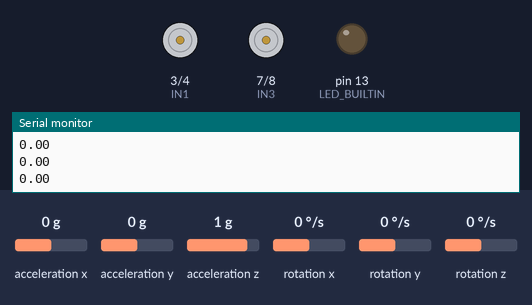
Simulated run of this sketch. Board: Arduino Uno, built with avr-gcc and run on an emulated ATmega328P. Parts: motor-driver pin pairs drawn as motors (green arrow = first pin HIGH = forward, orange = second pin HIGH = backward, longer = more drive, scaled by the enable pin), output pins drawn as LEDs (lit = HIGH), the last lines printed to the serial monitor. Inputs (shaded band) come from the test bench; at power-on: acceleration y 0 g, rotation x 0 °/s, acceleration x 0 g, acceleration z 1 g, rotation y 0 °/s, rotation z 0 °/s.

Above: at 4.6 s.
4.7 s: acceleration y set to -1.4 g
At 5.1 s:
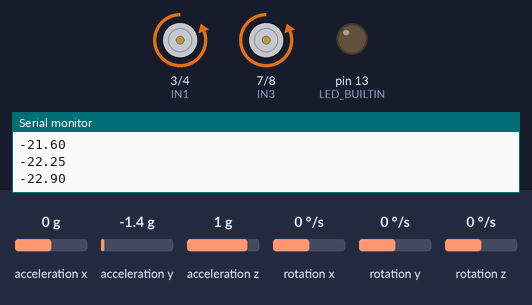
7.4 s: rotation x set to 12 °/s
10.4 s: rotation x set to 14 °/s
At 12.1 s:
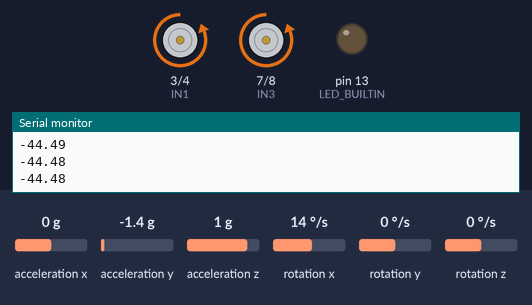
12.5 s: acceleration y set to 0 g
At 14.27 s:
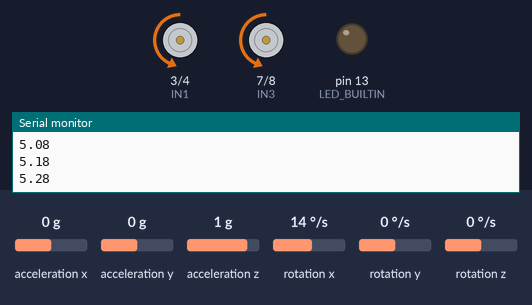
15.5 s: acceleration y set to 0.6 g
18.4 s: acceleration y set to 0.8 g
At 19.6 s:
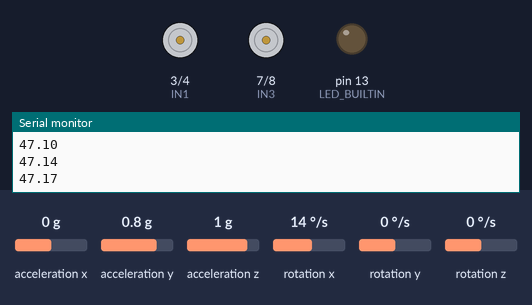
Timing chart, 0 to 21.4 s (numbered marks = the images above; inputs shaded):
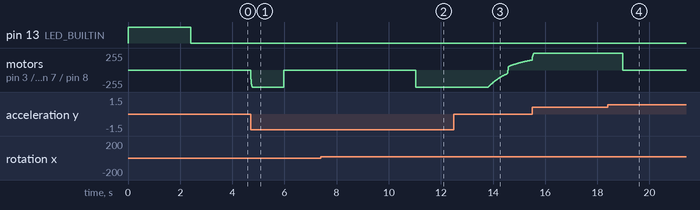

Measured:
- the behaviour switches between 0.7 and 0.8 g on acceleration y (found by bisection; images 3 and 4)
- after the input at 4.7 s, motor on pin 3 (IN1) / pin 4 (IN2), motor on pin 7 (IN3) / pin 8 (IN4): stopped → backward 255/255 at once, → stopped 1.3 s later
- after the input at 10.4 s, motor on pin 3 (IN1) / pin 4 (IN2), motor on pin 7 (IN3) / pin 8 (IN4): stopped → backward 255/255 after 0.63 s
- after the input at 12.5 s, motor on pin 3 (IN1) / pin 4 (IN2), motor on pin 7 (IN3) / pin 8 (IN4): moves from backward 255/255 to forward 150/255 over 1.7 s, starting after 1.3 s
- after the input at 18.4 s, motor on pin 3 (IN1) / pin 4 (IN2), motor on pin 7 (IN3) / pin 8 (IN4): forward 255/255 → stopped after 0.57 s

The sketch:

control_auto_balancin.ino
```cpp
/*
 * ==============================================================================
 * PROYECTO: Mini Robot Auto-Balancín "Equili-beat"
 * CURSO: Mecatrónica ME4250
 * ------------------------------------------------------------------------------
 * INTEGRANTES:
 * - Antonia Muñoz
 * - María Jesús Caldera
 * - Benjamín Olivares
 * - Benjamín Bou
 * ------------------------------------------------------------------------------
 * DESCRIPCIÓN: Implementación de un lazo cerrado de control PID utilizando la
 * lectura filtrada del sensor MPU6050 a través de I2C y comandos de velocidad
 * PWM mediante el Driver L298N para motores DC.
 * ==============================================================================
 */

#include <Wire.h>
#include <MPU6050.h>

MPU6050 mpu;

// ─── PINES DEL MOTOR ───────
const int IN1 = 3;
const int IN2 = 4;
const int ENA = 5;  // Velocidad Motor Izquierdo (PWM)
const int IN3 = 7;
const int IN4 = 8;
const int ENB = 6;  // Velocidad Motor Derecho (PWM)

// ─── VARIABLES DEL SENSOR Y FILTRO ─────────────
float angulo_final = 0;
unsigned long tiempo_anterior = 0;

// ─── CONTROL PID ─────────────────
float Kp = 35.0;
float Ki = 3;
float Kd = 0.7;
float setpoint = 0.0;

float error_previo = 0;
float integral = 0;

void setup() {
  Serial.begin(115200);
  Wire.begin();

  // Configurar pines de motores como salidas
  pinMode(IN1, OUTPUT);
  pinMode(IN2, OUTPUT);
  pinMode(ENA, OUTPUT);
  pinMode(IN3, OUTPUT);
  pinMode(IN4, OUTPUT);
  pinMode(ENB, OUTPUT);

  // Configurar el LED interno de la placa Arduino (Pin 13)
  pinMode(LED_BUILTIN, OUTPUT);

  // Inicializar sensor MPU-6050
  mpu.initialize();

  // ─── INICIO DE LA CALIBRACIÓN (2 SEGUNDOS) ───
  digitalWrite(LED_BUILTIN, HIGH); // PRENDER LED: Mantener robot derecho y quieto

  float suma_angulos = 0;
  int numero_lecturas = 100;

  for (int i = 0; i < numero_lecturas; i++) {
    int16_t ax, ay, az, gx, gy, gz;
    mpu.getMotion6(&ax, &ay, &az, &gx, &gy, &gz);

    // Calcular ángulo estático inicial
    float angulo_estatico = atan2(ay, az) * 180.0 / PI;
    suma_angulos += angulo_estatico;
    delay(20);
  }

  // Guardamos el promedio como el "Punto Cero" (setpoint de equilibrio)
  setpoint = suma_angulos / numero_lecturas;
  angulo_final = setpoint;

  digitalWrite(LED_BUILTIN, LOW); // APAGAR LED: Terminó la calibración
  delay(1000);

  tiempo_anterior = micros();
}

void loop() {
  // 1. LEER LOS DATOS CRUDOS DEL SENSOR
  int16_t ax, ay, az, gx, gy, gz;
  mpu.getMotion6(&ax, &ay, &az, &gx, &gy, &gz);

  // 2. CALCULAR EL TIEMPO EXACTO TRANSCURRIDO (dt)
  unsigned long tiempo_actual = micros();
  float dt = (tiempo_actual - tiempo_anterior) / 1000000.0;
  tiempo_anterior = tiempo_actual;

  // 3. FILTRO COMPLEMENTARIO CORREGIDO
  float angulo_acelerometro = atan2(ay, az) * 180.0 / PI;

  // Usamos gx para medir la caída sobre el eje de las ruedas
  float velocidad_giroscopio = gx / 131.0;

  angulo_final = 0.98 * (angulo_final + velocidad_giroscopio * dt) + 0.02 * angulo_acelerometro;

  // 4. ALGORITMO DE CONTROL PID
  float error = setpoint - angulo_final;

  integral += error * dt;
  integral = constrain(integral, -400, 400);

  float derivada = (error - error_previo) / dt;
  error_previo = error;

  float esfuerzo_pid = (Kp * error) + (Ki * integral) + (Kd * derivada);

  // 5. TRADUCIR EL ESFUERZO A MOVIMIENTO REAL
  moverMotores(esfuerzo_pid);

  Serial.println(angulo_final);
  delay(10);
}

void moverMotores(float potencia) {
  // SISTEMA DE SEGURIDAD INTERNO (Se apaga si se cae más de 45 grados)
  if (angulo_final > 45 || angulo_final < -45) {
    digitalWrite(IN1, LOW);
    digitalWrite(IN2, LOW);
    analogWrite(ENA, 0);
    digitalWrite(IN3, LOW);
    digitalWrite(IN4, LOW);
    analogWrite(ENB, 0);
    integral = 0;
    return;
  }

  int pwm = abs(potencia);

  // ─── NUEVO: COMPENSACIÓN DE ZONA MUERTA ───
  // Le da un empujón inicial de 50 para vencer la fricción de los motores
  if (pwm > 0) {
    pwm = pwm + 50;
  }

  // Aseguramos que no sobrepase el límite máximo de 255
  pwm = constrain(pwm, 0, 255);

  if (potencia > 0) {
    digitalWrite(IN1, LOW);
    digitalWrite(IN2, HIGH);
    digitalWrite(IN3, LOW);
    digitalWrite(IN4, HIGH);
  } else {
    digitalWrite(IN1, HIGH);
    digitalWrite(IN2, LOW);
    digitalWrite(IN3, HIGH);
    digitalWrite(IN4, LOW);
  }

  analogWrite(ENA, pwm);
  analogWrite(ENB, pwm);
}
```
